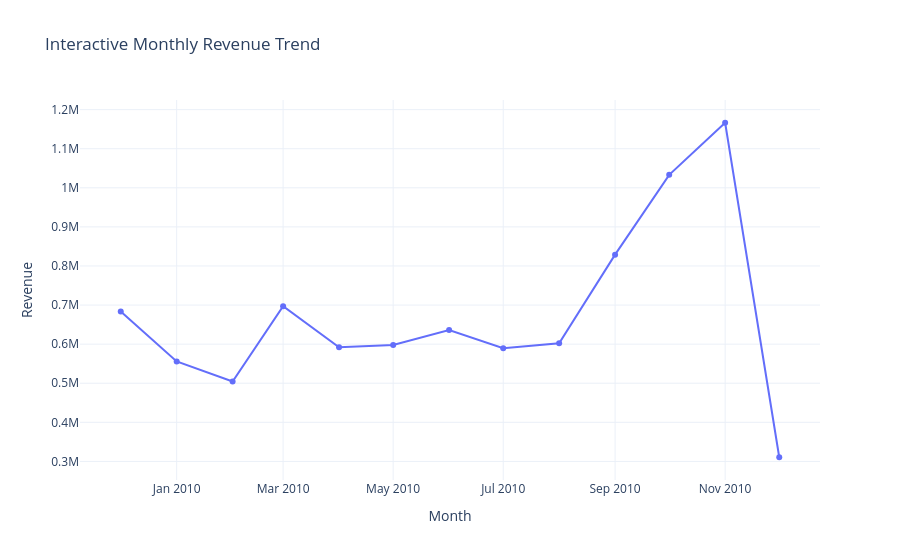
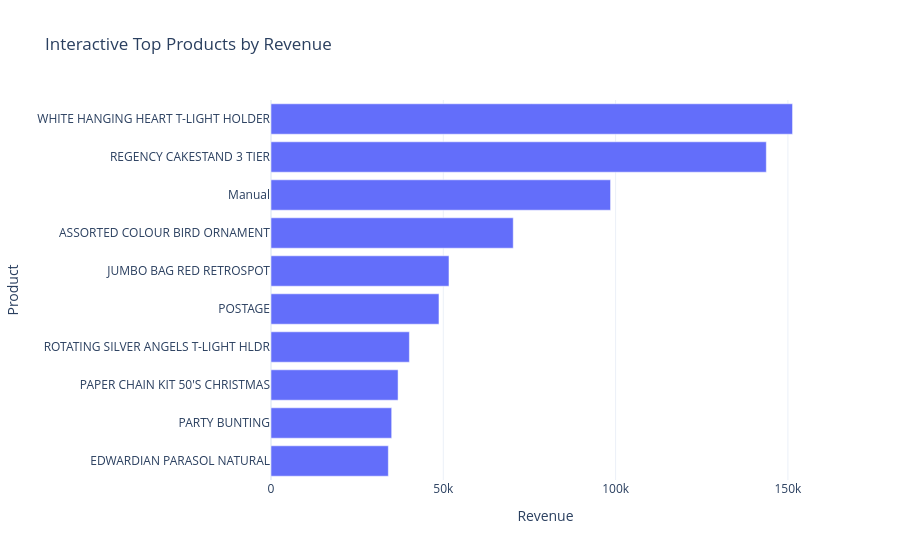
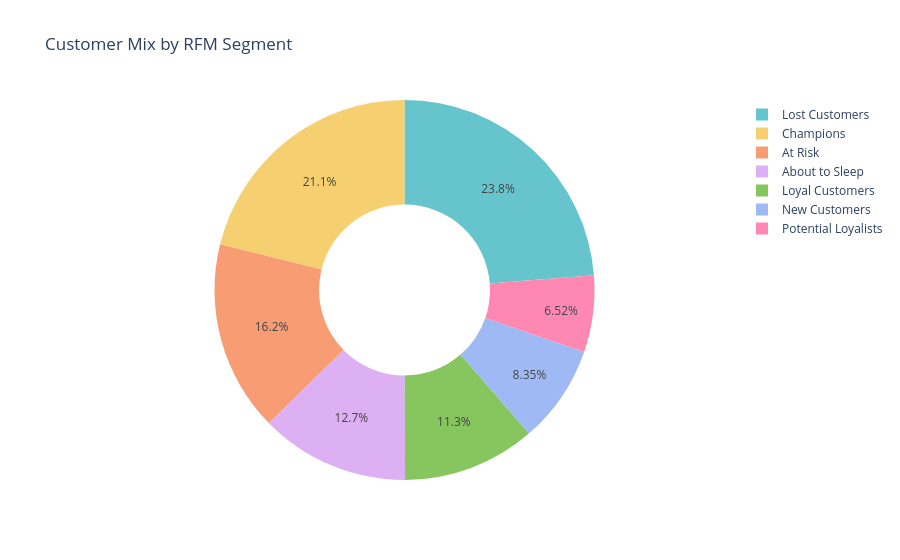

Notebook cell for these charts, in order:
### Markdown cell above
## 10. Plotly Interactive Visualizations

### Code cell
fig = px.line(
    monthly_sales,
    x='order_month',
    y='revenue',
    markers=True,
    title='Interactive Monthly Revenue Trend'
)
fig.update_layout(template='plotly_white', xaxis_title='Month', yaxis_title='Revenue')
fig.show()

fig = px.bar(
    top_products.sort_values('revenue'),
    x='revenue',
    y='product',
    orientation='h',
    title='Interactive Top Products by Revenue'
)
fig.update_layout(template='plotly_white', xaxis_title='Revenue', yaxis_title='Product')
fig.show()

fig = px.pie(
    segment_summary,
    names='segment',
    values='customers',
    hole=0.45,
    title='Customer Mix by RFM Segment',
    color_discrete_sequence=px.colors.qualitative.Pastel
)
fig.update_layout(template='plotly_white')
fig.show()

### Figure 1 — Plotly figure (JSON) as saved in the notebook; plotly's stock layout.template omitted (floating-point values rounded to 4 significant figures)
{"data": [{"hovertemplate": "order_month=%{x}<br>revenue=%{y}<extra></extra>", "legendgroup": "", "line": {"color": "#636efa", "dash": "solid"}, "marker": {"symbol": "circle"}, "mode": "lines+markers", "name": "", "orientation": "v", "showlegend": false, "type": "scatter", "x": ["2009-12-01T00:00:00.000000", "2010-01-01T00:00:00.000000", "2010-02-01T00:00:00.000000", "2010-03-01T00:00:00.000000", "2010-04-01T00:00:00.000000", "2010-05-01T00:00:00.000000", "2010-06-01T00:00:00.000000", "2010-07-01T00:00:00.000000", "2010-08-01T00:00:00.000000", "2010-09-01T00:00:00.000000", "2010-10-01T00:00:00.000000", "2010-11-01T00:00:00.000000", "2010-12-01T00:00:00.000000"], "xaxis": "x", "y": [683500.0, 555800.0, 504600.0, 697000.0, 592000.0, 597800.0, 636400.0, 589700.0, 602200.0, 829000.0, 1033000.0, 1166000.0, 310700.0], "yaxis": "y"}], "layout": {"legend": {"tracegroupgap": 0}, "title": {"text": "Interactive Monthly Revenue Trend"}, "xaxis": {"anchor": "y", "domain": [0, 1], "title": {"text": "Month"}}, "yaxis": {"anchor": "x", "domain": [0, 1], "title": {"text": "Revenue"}}}}

### Figure 2 — Plotly figure (JSON) as saved in the notebook; plotly's stock layout.template omitted (floating-point values rounded to 4 significant figures)
{"data": [{"hovertemplate": "revenue=%{x}<br>product=%{y}<extra></extra>", "legendgroup": "", "marker": {"color": "#636efa", "pattern": {"shape": ""}}, "name": "", "orientation": "h", "showlegend": false, "textposition": "auto", "type": "bar", "x": [34040.0, 35020.0, 36870.0, 40160.0, 48740.0, 51640.0, 70290.0, 98530.0, 143700.0, 151300.0], "xaxis": "x", "y": ["EDWARDIAN PARASOL NATURAL", "PARTY BUNTING", "PAPER CHAIN KIT 50'S CHRISTMAS", "ROTATING SILVER ANGELS T-LIGHT HLDR", "POSTAGE", "JUMBO BAG RED RETROSPOT", "ASSORTED COLOUR BIRD ORNAMENT", "Manual", "REGENCY CAKESTAND 3 TIER", "WHITE HANGING HEART T-LIGHT HOLDER"], "yaxis": "y"}], "layout": {"barmode": "relative", "legend": {"tracegroupgap": 0}, "title": {"text": "Interactive Top Products by Revenue"}, "xaxis": {"anchor": "y", "domain": [0, 1], "title": {"text": "Revenue"}}, "yaxis": {"anchor": "x", "domain": [0, 1], "title": {"text": "Product"}}}}

### Figure 3 — Plotly figure (JSON) as saved in the notebook; plotly's stock layout.template omitted (floating-point values rounded to 4 significant figures)
{"data": [{"domain": {"x": [0, 1], "y": [0, 1]}, "hole": 0.45, "hovertemplate": "segment=%{label}<br>customers=%{value}<extra></extra>", "labels": ["Champions", "At Risk", "Loyal Customers", "Lost Customers", "About to Sleep", "Potential Loyalists", "New Customers"], "legendgroup": "", "name": "", "showlegend": true, "type": "pie", "values": [911, 700, 488, 1025, 547, 281, 360]}], "layout": {"legend": {"tracegroupgap": 0}, "piecolorway": ["rgb(102, 197, 204)", "rgb(246, 207, 113)", "rgb(248, 156, 116)", "rgb(220, 176, 242)", "rgb(135, 197, 95)", "rgb(158, 185, 243)", "rgb(254, 136, 177)", "rgb(201, 219, 116)", "rgb(139, 224, 164)", "rgb(180, 151, 231)", "rgb(179, 179, 179)"], "title": {"text": "Customer Mix by RFM Segment"}}}
